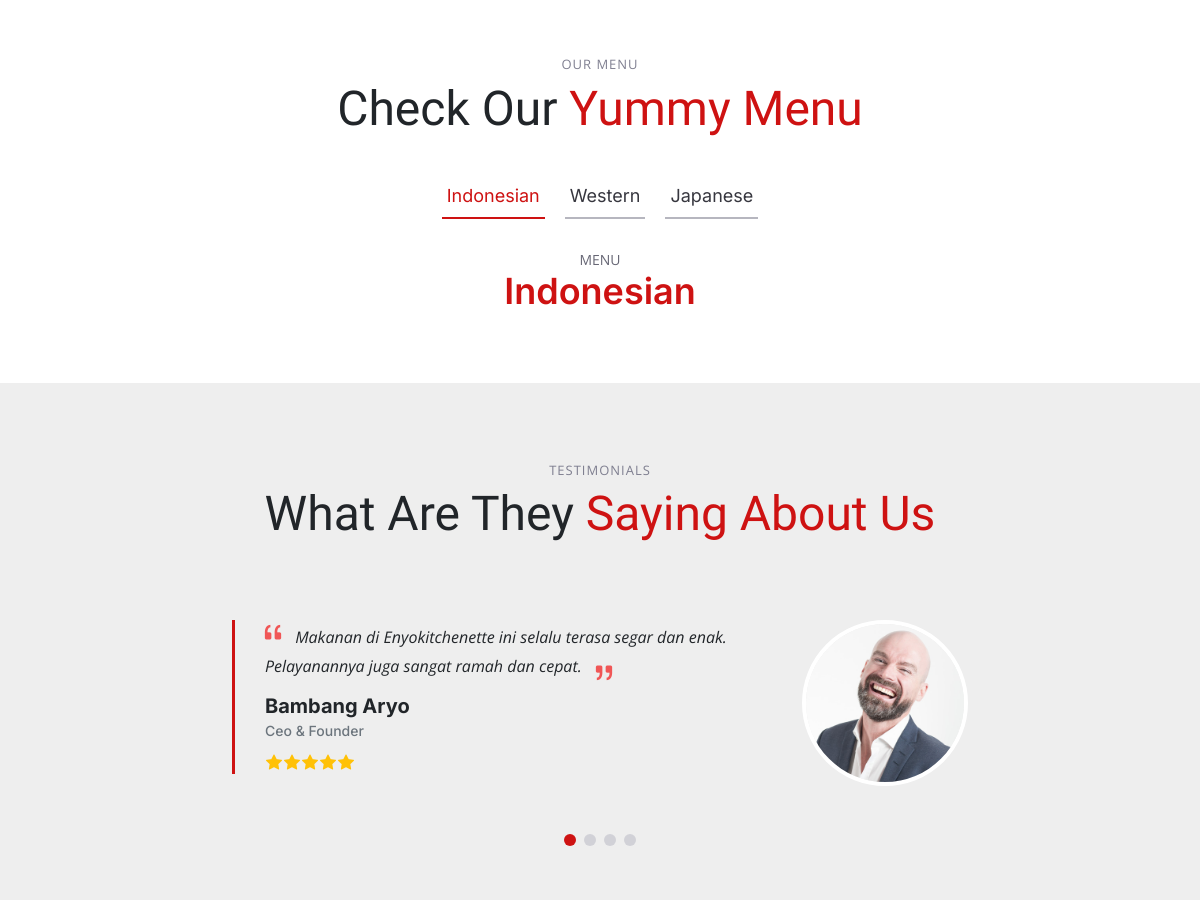
The app's page /public/index.php (middle part), older data.
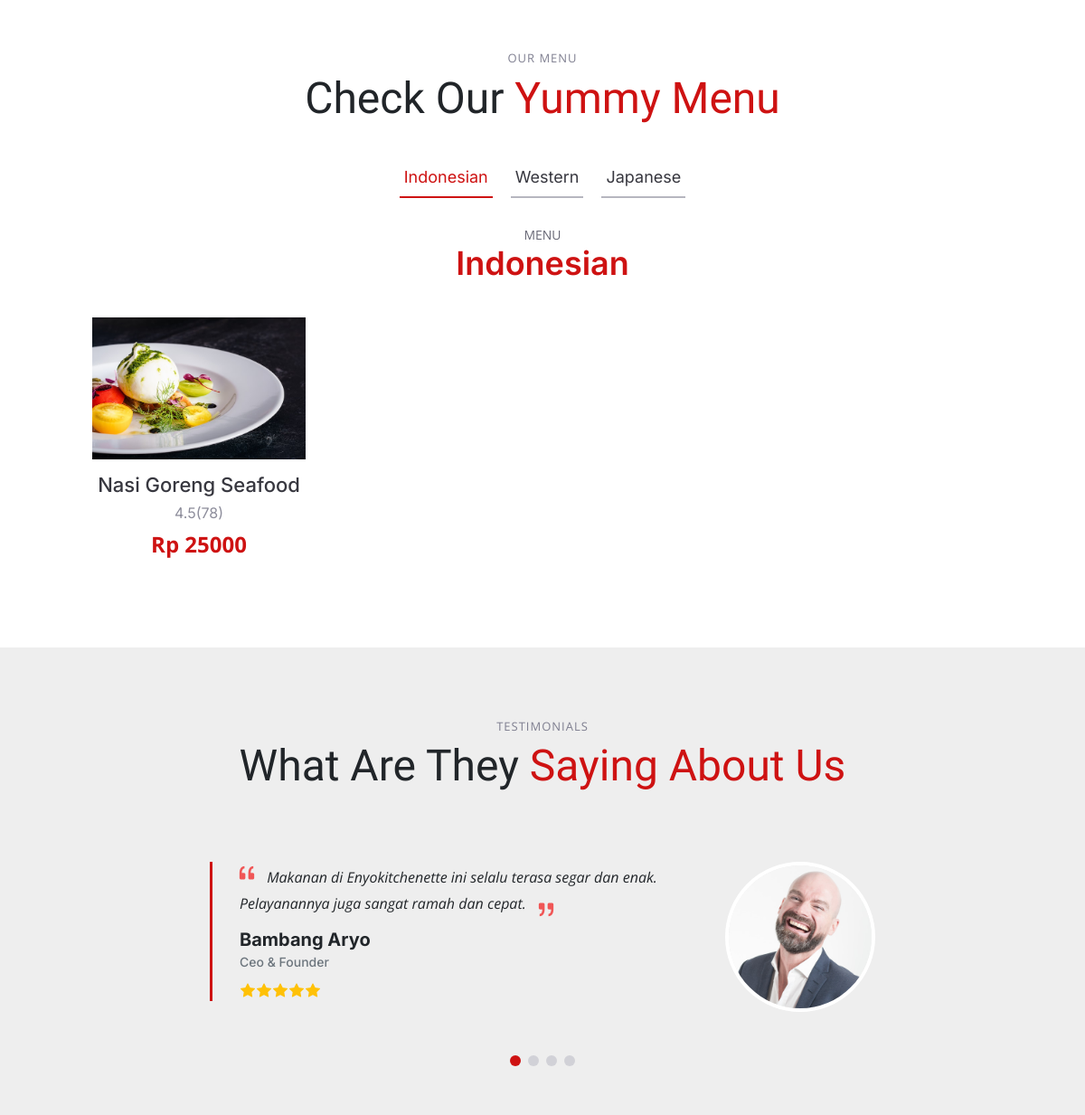
The same page, newer data.
### tables this page shows
CREATE TABLE `menu` (
  `id_menu` int(11) NOT NULL,
  `nama_menu` varchar(50) NOT NULL,
  `id_kategori` int(11) NOT NULL,
  `id_jenis` int(11) NOT NULL,
  `deskripsi` text NOT NULL,
  `rating` varchar(15) NOT NULL,
  `harga` varchar(50) NOT NULL,
  `gambar` text NOT NULL
);

### app/core/Controller.php (called while the page is built, shortened)
<?php
class Controller
{
  public function view($view, $data = [])
  {
    require_once "../app/views/" . $view . ".php";
  }
  public function model($model)
  {
    return new $model;
  }
}

### app/controllers/Home.php (called while the page is built, shortened)
<?php
class Home extends Controller
{
  public function index()
  {
    $data['title'] = 'Home';
    $data['menuIndo'] = $this->model('MenuModel')->getMenuByKategori(1);
    $data['menuWest'] = $this->model('MenuModel')->getMenuByKategori(2);
    $data['menuJapn'] = $this->model('MenuModel')->getMenuByKategori(3);
    $this->view('home/index', $data);
  }
}

### app/core/App.php (called while the page is built, shortened)
<?php
class App
{
  protected $method = 'index';
  protected $params = [];
  public function __construct()
  {
    $this->controller = new $this->controller;
    call_user_func_array([$this->controller, $this->method], $this->params);
  }
}

### public/index.php (called while the page is built, shortened)
<?php
$app = new App;

### app/core/Database.php (called while the page is built, shortened)
<?php
class Database
{
  private $host = DB_HOST;
  private $user = DB_USER;
  private $pass = DB_PASS;
  private $db_name = DB_NAME;
  private $dbh;
  private $stmt;
  public function __construct()
  {
    $dsn = 'mysql:host=' . $this->host . ';dbname=' . $this->db_name;
    $option = [
      PDO::ATTR_PERSISTENT => true,
      PDO::ATTR_ERRMODE => PDO::ERRMODE_EXCEPTION
    ];
    try {
      $this->dbh = new PDO($dsn, $this->user, $this->pass, $option);
    } catch (PDOException $e) {
      die($e->getMessage());
    }
  }
  public function query($query)
  {
    $this->stmt = $this->dbh->prepare($query);
  }
  public function bind($params, $value, $type = null)
  {
    if (is_null($type)) {
      switch (true) {
        case is_int($value):
          $type = PDO::PARAM_INT;
          break;
      }
    }
    $this->stmt->bindValue($params, $value, $type);
  }
  public function execute()
  {
    $this->stmt->execute();
  }
  public function resultSet()
  {
    $this->execute();
    return $this->stmt->fetchAll(PDO::FETCH_ASSOC);
  }
}

### app/models/MenuModel.php (called while the page is built, shortened)
<?php
class MenuModel
{
  private $db;
  public function __construct()
  {
    $this->db = new Database;
  }
  public function getMenuByKategori($id_kat)
  {
    $query = "SELECT menu.id_menu, menu.nama_menu, kategori.nama_kategori, jenis.nama_jenis, menu.deskripsi, menu.rating, menu.harga, menu.gambar FROM ((menu INNER JOIN kategori ON menu.id_kategori = kategori.id_kategori) INNER JOIN jenis ON menu.id_jenis = jenis.id_jenis) WHERE menu.id_kategori=:id_kategori;";
    $this->db->query($query);
    $this->db->bind('id_kategori', $id_kat);
    return $this->db->resultSet();
  }
}

### app/views/home/index.php (the view, shortened to what the changed rows need)
<main id="main">
  <section id="menu" class="menu">
    <div class="container" data-aos="fade-up">
      <div class="section-header">
        <h2>Our Menu</h2>
      </div>
      <div class="tab-content" data-aos="fade-up" data-aos-delay="300">
        <div class="tab-pane fade active show" id="menu-indonesian">
          <div class="row gy-5">
            <?php foreach ($data['menuIndo'] as $menu) : ?>
              <div class="col-lg-4 menu-item">
                <a href="<?= BASEURL; ?>/img/uploads/menu/<?= $menu['gambar']; ?>" class="glightbox" data-glightbox="title: <?= $menu['nama_menu']; ?>; description: .custom-desc1;">
                  <img src="<?= BASEURL; ?>/img/uploads/menu/<?= $menu['gambar']; ?>" class="menu-img img-fluid" alt="img-menu-indo" />
                </a>
                <h4><?= $menu['nama_menu']; ?></h4>
                <p class="ingredients"><?= $menu['rating']; ?></p>
                <p class="price">Rp <?= $menu['harga']; ?></p>
              </div>
            <?php endforeach; ?>
          </div>
        </div>
      </div>
    </div>
  </section>
  <section id="testimonials" class="testimonials section-bg">
    <div class="container" data-aos="fade-up">
      <div class="section-header">
        <h2>Testimonials</h2>
      </div>
    </div>
  </section>
</main>

Row changes from the older to the newer data that the page shows:
added menu: gambar (picture), nama_menu "Nasi Goreng Seafood", rating "4.5(78)", harga "25000"
